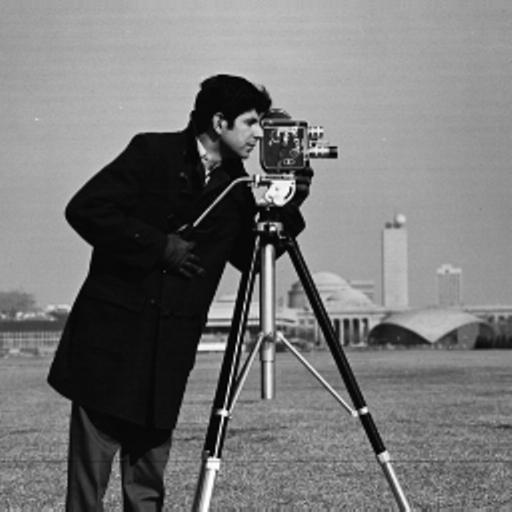
%> input picture cameraman.tif, 512 x 512 px
$ octave DEMO_DENOISING_Cameraman.m   (GNU Octave 9; MATLAB toolbox functions it lacks are replaced by stand-ins)
%> lines starting %> are read from the running program, lines starting %| are printed output that depends on the picture
### TC.m
% This Demo repeats the results of the follwing papers
% Please cite them if you find them useful for your research

% Reference:
% 1: W Lu, J Duan, Z Qiu, Z Pan, W Ryan Liu, L Bai
%    Implementation of high order variational models made easy for image processing

% 2: J Duan, Z Qiu, W Lu, G Wang, Z Pan, L Bai
%    An edge-weighted second order variational model for image decomposition

% code Writen by
% Wenqi Lu and Jinming Duan
% contact email: j.duan@imperial.ac.uk
% March 2018

function [u,vala,valb]=TC(f,ref,s,Nbiter)
% ========================================================
% TC algorithm for denoising gray scaled images
% ========================================================
% INPUT ARGUMENTS:
% f- A noisy double graysceled image (an mXn matrix with
% elements in [0,255])
% ref - reference grayscaled image (an mXn matrix with
% elements in [0,255])
% s- regularization parameter
% Nbiter- number of itarations
% ========================================================
% OUTPUT ARGUMENTS:
% u- the obtained denoised image
% vala- is a 1XNbiter vector; vala(iter) is psnr(x,ref), where x is obtained denoised
% image at step iter
% valb- is a 1XNbiter vector; valb(iter) is ssim(x,ref), where x is obtained denoised
% image at step iter
% ========================================================
padNum=5;
f=padarray(f,[padNum,padNum],'symmetric');
[m,n]=size(f);
mu1=s;
mu2=s;
mu3=1e4;
mu4=5e2;
lamda=2e2;

u =f;
p1=zeros(m,n);
p2=zeros(m,n);
n1=zeros(m,n);
n2=zeros(m,n);
m1=zeros(m,n);
m2=zeros(m,n);

lamda1 =zeros(m,n);
lamda21=zeros(m,n);
lamda22=zeros(m,n);
lamda3 =zeros(m,n);
lamda41=zeros(m,n);
lamda42=zeros(m,n);

[Y,X]=meshgrid(0:n-1,0:m-1);
G=cos(2*pi*Y/n)+cos(2*pi*X/m)-2;
theta2=mu4/mu3;
a11=theta2-2*(cos(2*pi*Y/n)-1);
a22=theta2-2*(cos(2*pi*X/m)-1);
i=sqrt(-1);
a12=-(-1+cos(2*pi*Y/n)+i*sin(2*pi*Y/n)).*(1-cos(2*pi*X/m)+i*sin(2*pi*X/m));
a21=-(-1+cos(2*pi*X/m)+i*sin(2*pi*X/m)).*(1-cos(2*pi*Y/n)+i*sin(2*pi*Y/n));
D=theta2^2-2*theta2*G;
vala=zeros(Nbiter,1);
valb=zeros(Nbiter,1);

for step=1:Nbiter
    div_p=Bx(p1)+By(p2);
    div_lamda2=Bx(lamda21)+By(lamda22);
    g=f-mu2*div_p-div_lamda2;
    u=real(ifft2(fft2(g)./(1-2*mu2*G)));
    u=max(min(u,255),0);

    div_n=Bx(n1)+By(n2);
    temp=div_n-lamda3/mu3;
    q=max(abs(temp)-lamda/mu3,0).*sign(temp);

    temp1=Fx(u)+((mu1+lamda1).*m1-lamda21)/mu2;
    temp2=Fy(u)+((mu1+lamda1).*m2-lamda22)/mu2;
    abs_temp=sqrt(temp1.^2+temp2.^2+eps);
    p1=max(abs_temp-(lamda1+mu1)/mu2,0).*temp1./abs_temp;
    p2=max(abs_temp-(lamda1+mu1)/mu2,0).*temp2./abs_temp;

    m1=n1+((mu1+lamda1).*p1+lamda41)/mu4;
    m2=n2+((mu1+lamda1).*p2+lamda42)/mu4;
    abs_m=sqrt(m1.^2+m2.^2);
    m1=m1./max(abs_m,1);
    m2=m2./max(abs_m,1);

    h1=-Fx(q+lamda3/mu3)+mu4*m1/mu3-lamda41/mu3;
    h2=-Fy(q+lamda3/mu3)+mu4*m2/mu3-lamda42/mu3;
    Fh1=fft2(h1);
    Fh2=fft2(h2);
    n1=real(ifft2((a22.*Fh1-a12.*Fh2)./D));
    n2=real(ifft2((a11.*Fh2-a21.*Fh1)./D));

    lamda1 =lamda1 +mu1*(sqrt(p1.^2+p2.^2)-p1.*m1-p2.*m2);
    lamda21=lamda21+mu2*(p1-Fx(u));
    lamda22=lamda22+mu2*(p2-Fy(u));
    lamda3 =lamda3 +mu3*(q-Bx(n1)-By(n2));
    lamda41=lamda41+mu4*(n1-m1);
    lamda42=lamda42+mu4*(n2-m2);
    vala(step)=psnr(u(padNum+1:m-padNum,padNum+1:n-padNum)/255,ref/255);
    valb(step)=ssim(u(padNum+1:m-padNum,padNum+1:n-padNum)/255,ref/255);

end
u=u(padNum+1:m-padNum,padNum+1:n-padNum)/255;
%plot(1:Nbiter,val)

% Forward derivative operator on x with periodic boundary condition
function Fxu = Fx(u)
Fxu = circshift(u,[0 -1])-u;

% Forward derivative operator on y with periodic boundary condition
function Fyu = Fy(u)
Fyu = circshift(u,[-1 0])-u;

% Backward derivative operator on x with periodic boundary condition
function Bxu = Bx(u)
Bxu = u - circshift(u,[0 1]);

% Backward derivative operator on y with periodic boundary condition
function Byu = By(u)
Byu = u - circshift(u,[1 0]);

### DEMO_DENOISING_Cameraman.m
%In this code, denoising test image cameraman is solved
%with 8 different variational methods:
%1- TC 2-proposed 3-TGV 4-TL 5-Condat  6-Isotropic TV 7-Upwind 8-Infcon
%================================================================================
close all; clc
ref=double(imread('cameraman.tif'))/255;% original image
%> ref: size 512x512 double; min 0, max 1, mean 0.464
ref=ref(100:300,100:300); % a part of image is used in comparison
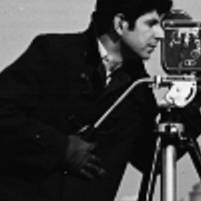
%> ref: size 201x201 double; min 0, max 0.992, mean 0.231
sTC=10;%regularization parameter for TC
sNew=0.08;%regularization parameter for proposed model
sTGV=0.16; %regularization parameter for TGV
sTL=50; %regularization parameter for TL
sCondat=0.14; %regularization parameter for Condat
sTV=0.15; %regularization parameter for Isotropic TV
sUpwind=0.19; %regularization parameter for Upwind TV
sInf=40; %regularization parameter for Infcon
f=ref+randn(size(ref))*0.18; %noisy image with additive white Gaussian noise of standard deviation 0.18.
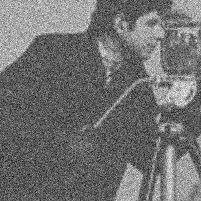
%> f: size 201x201 double; min -0.71, max 1.42, mean 0.23; drawn with min black and max white
ff=f*255;
Nbiter=500;%number of iterations
[u,vala1,valb1]=TC(ff,ref*255,sTC,Nbiter);
%> in TC, `f=padarray(f,[padNum,padNum],'symmetric');`:
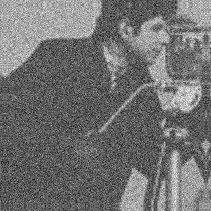
%> f: size 211x211 double; min -181.1, max 361.5, mean 60.8; drawn with min black and max white
%> (the run ends here)
